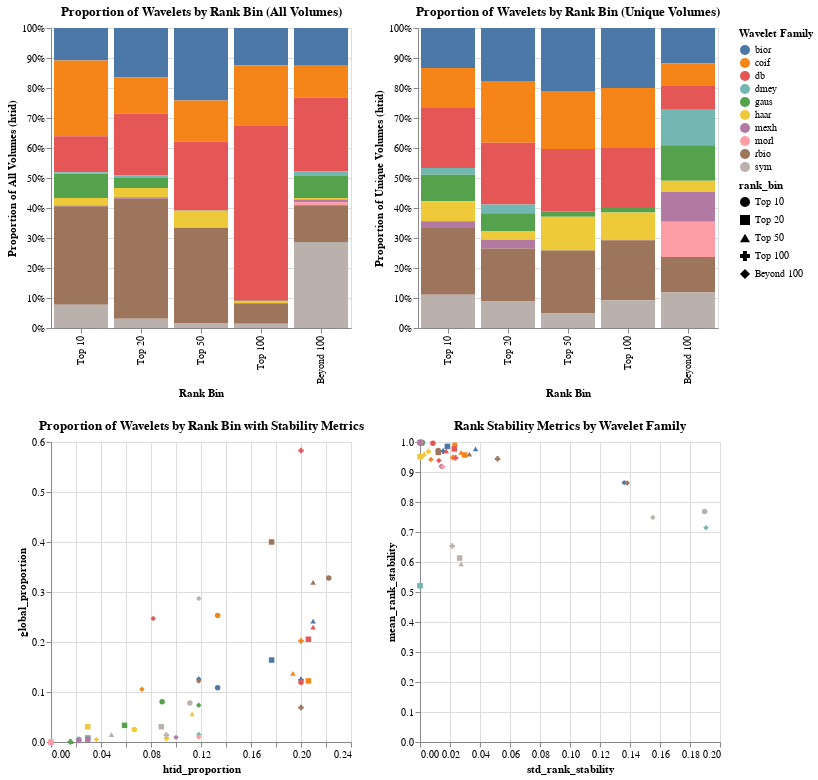

Notebook cell for this chart:
### Code cell
# Add rank bins to the data
combined_volume_df ['rank_bin'] = pd.cut(
    combined_volume_df ['combined_final_wavelet_rank'],
    bins=[0, 10, 20, 50, 100, combined_volume_df ['combined_final_wavelet_rank'].max()],
    labels=['Top 10', 'Top 20', 'Top 50', 'Top 100', 'Beyond 100']
)

# Add unique htid count and stability metrics to the summary
final_rank_bin_summary = combined_volume_df .groupby(['wavelet_family', 'rank_bin']).agg(
    count=('combined_final_wavelet_rank', 'count'),
    unique_htid=('htid', 'nunique'),  # Count of unique volumes (htid)
    mean_rank_stability=('rank_stability', 'mean'),  # Mean rank stability
    std_rank_stability=('rank_stability', 'std')  # Standard deviation of rank stability
).reset_index()

# Total count for each rank_bin
final_bin_totals = final_rank_bin_summary.groupby('rank_bin')['count'].sum().reset_index()
final_bin_totals.rename(columns={'count': 'total_bin_count'}, inplace=True)
final_rank_bin_summary = final_rank_bin_summary.merge(final_bin_totals, on='rank_bin')

# Total unique htid per rank_bin
final_bin_totals_htid = final_rank_bin_summary.groupby('rank_bin')['unique_htid'].sum().reset_index()
final_bin_totals_htid.rename(columns={'unique_htid': 'total_bin_unique_htid'}, inplace=True)
final_rank_bin_summary = final_rank_bin_summary.merge(final_bin_totals_htid, on='rank_bin')

# Proportion of all wavelets in each bin (relative to total bin count)
final_rank_bin_summary['global_proportion'] = final_rank_bin_summary['count'] / final_rank_bin_summary['total_bin_count']

# Proportion of unique htid in each bin relative to total unique htid for that bin
final_rank_bin_summary['htid_proportion'] = final_rank_bin_summary['unique_htid'] / final_rank_bin_summary['total_bin_unique_htid']

# Sort order for consistent visualization
sort_order = ['Top 10', 'Top 20', 'Top 50', 'Top 100', 'Beyond 100']

selection = alt.selection_multi(fields=['wavelet_family'], bind='legend')
# Create a bar chart to include rank stability metrics
global_chart = alt.Chart(final_rank_bin_summary).mark_bar().encode(
    x=alt.X('rank_bin:N', title='Rank Bin', sort=sort_order),
    y=alt.Y('global_proportion:Q', title='Proportion of All Volumes (htid)', stack='normalize'),
    color=alt.Color('wavelet_family:N', title='Wavelet Family', scale=alt.Scale(scheme='tableau10')),
    tooltip=[
        'wavelet_family',
        'rank_bin',
        'count',
        'global_proportion',
        'unique_htid',
        'htid_proportion',
        'mean_rank_stability',
        'std_rank_stability'
    ],
	opacity=alt.condition(selection, alt.value(1), alt.value(0.2))
).add_params(selection).properties(
    title='Proportion of Wavelets by Rank Bin (All Volumes)',
    width=300,
    height=300
)

htid_chart = alt.Chart(final_rank_bin_summary).mark_bar().encode(
    x=alt.X('rank_bin:N', title='Rank Bin', sort=sort_order),
    y=alt.Y('htid_proportion:Q', title='Proportion of Unique Volumes (htid)', stack='normalize'),
    color=alt.Color('wavelet_family:N', title='Wavelet Family', scale=alt.Scale(scheme='tableau10')),
    tooltip=[
        'wavelet_family',
        'rank_bin',
        'count',
        'global_proportion',
        'unique_htid',
        'htid_proportion',
        'mean_rank_stability',
        'std_rank_stability'
    ],
	opacity=alt.condition(selection, alt.value(1), alt.value(0.2))
).add_params(selection).properties(
    title='Proportion of Wavelets by Rank Bin (Unique Volumes)',
    width=300,
    height=300
)

# Scatter plot for rank stability metrics
htid_global_chart = alt.Chart(final_rank_bin_summary).mark_point(filled=True).encode(
    x='htid_proportion:Q',
    y='global_proportion:Q',
    color='wavelet_family:N',
    tooltip=[
        'wavelet_family', 
        'rank_bin', 
        'count', 
        'global_proportion', 
        'unique_htid', 
        'htid_proportion', 
        'mean_rank_stability', 
        'std_rank_stability'
    ],
    shape=alt.Shape('rank_bin:N', sort=sort_order),
	opacity=alt.condition(selection, alt.value(1), alt.value(0.2))
).add_params(selection).properties(
    title='Proportion of Wavelets by Rank Bin with Stability Metrics',
    width=300,
    height=300
)

stability_chart = alt.Chart(final_rank_bin_summary).mark_point(filled=True).encode(
	y='mean_rank_stability:Q',
	x='std_rank_stability:Q',
	color='wavelet_family:N',
	tooltip=[
		'wavelet_family', 
		'rank_bin',
		'count',
		'global_proportion',
		'unique_htid',
		'htid_proportion',
		'mean_rank_stability',
		'std_rank_stability'
	],
	opacity=alt.condition(selection, alt.value(1), alt.value(0.2)),
	shape=alt.Shape('rank_bin:N', sort=sort_order)
).add_params(selection).properties(
	title='Rank Stability Metrics by Wavelet Family',
	width=300,
	height=300
)

# Combine charts
alt.vconcat(alt.hconcat(global_chart, htid_chart), alt.hconcat(htid_global_chart, stability_chart))

### Figure 1 — Vega-Lite specification as saved in the notebook (floating-point values rounded to 4 significant figures)
{"config": {"view": {"continuousWidth": 300, "continuousHeight": 300}}, "vconcat": [{"hconcat": [{"mark": {"type": "bar"}, "encoding": {"color": {"field": "wavelet_family", "scale": {"scheme": "tableau10"}, "title": "Wavelet Family", "type": "nominal"}, "opacity": {"condition": {"param": "param_8", "value": 1}, "value": 0.2}, "tooltip": [{"field": "wavelet_family", "type": "nominal"}, {"field": "rank_bin", "type": "ordinal"}, {"field": "count", "type": "quantitative"}, {"field": "global_proportion", "type": "quantitative"}, {"field": "unique_htid", "type": "quantitative"}, {"field": "htid_proportion", "type": "quantitative"}, {"field": "mean_rank_stability", "type": "quantitative"}, {"field": "std_rank_stability", "type": "quantitative"}], "x": {"field": "rank_bin", "sort": ["Top 10", "Top 20", "Top 50", "Top 100", "Beyond 100"], "title": "Rank Bin", "type": "nominal"}, "y": {"field": "global_proportion", "stack": "normalize", "title": "Proportion of All Volumes (htid)", "type": "quantitative"}}, "height": 300, "name": "view_17", "title": "Proportion of Wavelets by Rank Bin (All Volumes)", "width": 300}, {"mark": {"type": "bar"}, "encoding": {"color": {"field": "wavelet_family", "scale": {"scheme": "tableau10"}, "title": "Wavelet Family", "type": "nominal"}, "opacity": {"condition": {"param": "param_8", "value": 1}, "value": 0.2}, "tooltip": [{"field": "wavelet_family", "type": "nominal"}, {"field": "rank_bin", "type": "ordinal"}, {"field": "count", "type": "quantitative"}, {"field": "global_proportion", "type": "quantitative"}, {"field": "unique_htid", "type": "quantitative"}, {"field": "htid_proportion", "type": "quantitative"}, {"field": "mean_rank_stability", "type": "quantitative"}, {"field": "std_rank_stability", "type": "quantitative"}], "x": {"field": "rank_bin", "sort": ["Top 10", "Top 20", "Top 50", "Top 100", "Beyond 100"], "title": "Rank Bin", "type": "nominal"}, "y": {"field": "htid_proportion", "stack": "normalize", "title": "Proportion of Unique Volumes (htid)", "type": "quantitative"}}, "height": 300, "name": "view_18", "title": "Proportion of Wavelets by Rank Bin (Unique Volumes)", "width": 300}]}, {"hconcat": [{"mark": {"type": "point", "filled": true}, "encoding": {"color": {"field": "wavelet_family", "type": "nominal"}, "opacity": {"condition": {"param": "param_8", "value": 1}, "value": 0.2}, "shape": {"field": "rank_bin", "sort": ["Top 10", "Top 20", "Top 50", "Top 100", "Beyond 100"], "type": "nominal"}, "tooltip": [{"field": "wavelet_family", "type": "nominal"}, {"field": "rank_bin", "type": "ordinal"}, {"field": "count", "type": "quantitative"}, {"field": "global_proportion", "type": "quantitative"}, {"field": "unique_htid", "type": "quantitative"}, {"field": "htid_proportion", "type": "quantitative"}, {"field": "mean_rank_stability", "type": "quantitative"}, {"field": "std_rank_stability", "type": "quantitative"}], "x": {"field": "htid_proportion", "type": "quantitative"}, "y": {"field": "global_proportion", "type": "quantitative"}}, "height": 300, "name": "view_19", "title": "Proportion of Wavelets by Rank Bin with Stability Metrics", "width": 300}, {"mark": {"type": "point", "filled": true}, "encoding": {"color": {"field": "wavelet_family", "type": "nominal"}, "opacity": {"condition": {"param": "param_8", "value": 1}, "value": 0.2}, "shape": {"field": "rank_bin", "sort": ["Top 10", "Top 20", "Top 50", "Top 100", "Beyond 100"], "type": "nominal"}, "tooltip": [{"field": "wavelet_family", "type": "nominal"}, {"field": "rank_bin", "type": "ordinal"}, {"field": "count", "type": "quantitative"}, {"field": "global_proportion", "type": "quantitative"}, {"field": "unique_htid", "type": "quantitative"}, {"field": "htid_proportion", "type": "quantitative"}, {"field": "mean_rank_stability", "type": "quantitative"}, {"field": "std_rank_stability", "type": "quantitative"}], "x": {"field": "std_rank_stability", "type": "quantitative"}, "y": {"field": "mean_rank_stability", "type": "quantitative"}}, "height": 300, "name": "view_20", "title": "Rank Stability Metrics by Wavelet Family", "width": 300}]}], "data": {"name": "data-9a89c60e1cc0a852abc1fa6c4e6a4d99"}, "params": [{"name": "param_8", "select": {"type": "point", "fields": ["wavelet_family"]}, "bind": "legend", "views": ["view_17", "view_18", "view_19", "view_20"]}], "$schema": "https://vega.github.io/schema/vega-lite/v5.8.0.json", "datasets": {"data-9a89c60e1cc0a852abc1fa6c4e6a4d99": [{"wavelet_family": "bior", "rank_bin": "Top 10", "count": 39, "unique_htid": 6, "mean_rank_stability": 0.9987, "std_rank_stability": 0.001512, "total_bin_count": 360, "total_bin_unique_htid": 45, "global_proportion": 0.1083, "htid_proportion": 0.1333}, {"wavelet_family": "bior", "rank_bin": "Top 20", "count": 59, "unique_htid": 6, "mean_rank_stability": 0.9854, "std_rank_stability": 0.01823, "total_bin_count": 360, "total_bin_unique_htid": 34, "global_proportion": 0.1639, "htid_proportion": 0.1765}, {"wavelet_family": "bior", "rank_bin": "Top 50", "count": 261, "unique_htid": 13, "mean_rank_stability": 0.9768, "std_rank_stability": 0.03704, "total_bin_count": 1080, "total_bin_unique_htid": 62, "global_proportion": 0.2417, "htid_proportion": 0.2097}, {"wavelet_family": "bior", "rank_bin": "Top 100", "count": 224, "unique_htid": 13, "mean_rank_stability": 0.9693, "std_rank_stability": 0.01549, "total_bin_count": 1800, "total_bin_unique_htid": 65, "global_proportion": 0.1244, "htid_proportion": 0.2}, {"wavelet_family": "bior", "rank_bin": "Beyond 100", "count": 448, "unique_htid": 13, "mean_rank_stability": 0.8646, "std_rank_stability": 0.1361, "total_bin_count": 3560, "total_bin_unique_htid": 110, "global_proportion": 0.1258, "htid_proportion": 0.1182}, {"wavelet_family": "coif", "rank_bin": "Top 10", "count": 91, "unique_htid": 6, "mean_rank_stability": 0.99, "std_rank_stability": 0.02322, "total_bin_count": 360, "total_bin_unique_htid": 45, "global_proportion": 0.2528, "htid_proportion": 0.1333}, {"wavelet_family": "coif", "rank_bin": "Top 20", "count": 44, "unique_htid": 7, "mean_rank_stability": 0.9567, "std_rank_stability": 0.02967, "total_bin_count": 360, "total_bin_unique_htid": 34, "global_proportion": 0.1222, "htid_proportion": 0.2059}, {"wavelet_family": "coif", "rank_bin": "Top 50", "count": 148, "unique_htid": 12, "mean_rank_stability": 0.9651, "std_rank_stability": 0.02742, "total_bin_count": 1080, "total_bin_unique_htid": 62, "global_proportion": 0.137, "htid_proportion": 0.1935}, {"wavelet_family": "coif", "rank_bin": "Top 100", "count": 364, "unique_htid": 13, "mean_rank_stability": 0.9484, "std_rank_stability": 0.02183, "total_bin_count": 1800, "total_bin_unique_htid": 65, "global_proportion": 0.2022, "htid_proportion": 0.2}, {"wavelet_family": "coif", "rank_bin": "Beyond 100", "count": 376, "unique_htid": 8, "mean_rank_stability": 0.9419, "std_rank_stability": 0.007265, "total_bin_count": 3560, "total_bin_unique_htid": 110, "global_proportion": 0.1056, "htid_proportion": 0.07273}, {"wavelet_family": "db", "rank_bin": "Top 10", "count": 43, "unique_htid": 9, "mean_rank_stability": 0.996, "std_rank_stability": 0.00861, "total_bin_count": 360, "total_bin_unique_htid": 45, "global_proportion": 0.1194, "htid_proportion": 0.2}, {"wavelet_family": "db", "rank_bin": "Top 20", "count": 74, "unique_htid": 7, "mean_rank_stability": 0.9769, "std_rank_stability": 0.02286, "total_bin_count": 360, "total_bin_unique_htid": 34, "global_proportion": 0.2056, "htid_proportion": 0.2059}, {"wavelet_family": "db", "rank_bin": "Top 50", "count": 248, "unique_htid": 13, "mean_rank_stability": 0.9706, "std_rank_stability": 0.01751, "total_bin_count": 1080, "total_bin_unique_htid": 62, "global_proportion": 0.2296, "htid_proportion": 0.2097}, {"wavelet_family": "db", "rank_bin": "Top 100", "count": 1049, "unique_htid": 13, "mean_rank_stability": 0.9472, "std_rank_stability": 0.02367, "total_bin_count": 1800, "total_bin_unique_htid": 65, "global_proportion": 0.5828, "htid_proportion": 0.2}, {"wavelet_family": "db", "rank_bin": "Beyond 100", "count": 879, "unique_htid": 9, "mean_rank_stability": 0.9381, "std_rank_stability": 0.01259, "total_bin_count": 3560, "total_bin_unique_htid": 110, "global_proportion": 0.2469, "htid_proportion": 0.08182}, {"wavelet_family": "dmey", "rank_bin": "Top 10", "count": 2, "unique_htid": 1, "mean_rank_stability": 0.5207, "std_rank_stability": 0.0, "total_bin_count": 360, "total_bin_unique_htid": 45, "global_proportion": 0.005556, "htid_proportion": 0.02222}, {"wavelet_family": "dmey", "rank_bin": "Top 20", "count": 3, "unique_htid": 1, "mean_rank_stability": 0.5209, "std_rank_stability": 0.0, "total_bin_count": 360, "total_bin_unique_htid": 34, "global_proportion": 0.008333, "htid_proportion": 0.02941}, {"wavelet_family": "dmey", "rank_bin": "Top 50", "count": 0, "unique_htid": 0, "mean_rank_stability": null, "std_rank_stability": null, "total_bin_count": 1080, "total_bin_unique_htid": 62, "global_proportion": 0.0, "htid_proportion": 0.0}, {"wavelet_family": "dmey", "rank_bin": "Top 100", "count": 0, "unique_htid": 0, "mean_rank_stability": null, "std_rank_stability": null, "total_bin_count": 1800, "total_bin_unique_htid": 65, "global_proportion": 0.0, "htid_proportion": 0.0}, {"wavelet_family": "dmey", "rank_bin": "Beyond 100", "count": 53, "unique_htid": 13, "mean_rank_stability": 0.7142, "std_rank_stability": 0.1907, "total_bin_count": 3560, "total_bin_unique_htid": 110, "global_proportion": 0.01489, "htid_proportion": 0.1182}, {"wavelet_family": "gaus", "rank_bin": "Top 10", "count": 29, "unique_htid": 4, "mean_rank_stability": 0.9998, "std_rank_stability": 0.0006407, "total_bin_count": 360, "total_bin_unique_htid": 45, "global_proportion": 0.08056, "htid_proportion": 0.08889}, {"wavelet_family": "gaus", "rank_bin": "Top 20", "count": 12, "unique_htid": 2, "mean_rank_stability": 0.9966, "std_rank_stability": 0.001041, "total_bin_count": 360, "total_bin_unique_htid": 34, "global_proportion": 0.03333, "htid_proportion": 0.05882}, {"wavelet_family": "gaus", "rank_bin": "Top 50", "count": 1, "unique_htid": 1, "mean_rank_stability": 0.9918, "std_rank_stability": null, "total_bin_count": 1080, "total_bin_unique_htid": 62, "global_proportion": 0.0009259, "htid_proportion": 0.01613}, {"wavelet_family": "gaus", "rank_bin": "Top 100", "count": 1, "unique_htid": 1, "mean_rank_stability": 0.9817, "std_rank_stability": null, "total_bin_count": 1800, "total_bin_unique_htid": 65, "global_proportion": 0.0005556, "htid_proportion": 0.01538}, {"wavelet_family": "gaus", "rank_bin": "Beyond 100", "count": 262, "unique_htid": 13, "mean_rank_stability": 0.9179, "std_rank_stability": 0.01439, "total_bin_count": 3560, "total_bin_unique_htid": 110, "global_proportion": 0.0736, "htid_proportion": 0.1182}, {"wavelet_family": "haar", "rank_bin": "Top 10", "count": 9, "unique_htid": 3, "mean_rank_stability": 0.9996, "std_rank_stability": 0.0003669, "total_bin_count": 360, "total_bin_unique_htid": 45, "global_proportion": 0.025, "htid_proportion": 0.06667}, {"wavelet_family": "haar", "rank_bin": "Top 20", "count": 11, "unique_htid": 1, "mean_rank_stability": 0.9508, "std_rank_stability": 0.0, "total_bin_count": 360, "total_bin_unique_htid": 34, "global_proportion": 0.03056, "htid_proportion": 0.02941}, {"wavelet_family": "haar", "rank_bin": "Top 50", "count": 61, "unique_htid": 7, "mean_rank_stability": 0.9615, "std_rank_stability": 0.002816, "total_bin_count": 1080, "total_bin_unique_htid": 62, "global_proportion": 0.05648, "htid_proportion": 0.1129}, {"wavelet_family": "haar", "rank_bin": "Top 100", "count": 13, "unique_htid": 6, "mean_rank_stability": 0.968, "std_rank_stability": 0.005673, "total_bin_count": 1800, "total_bin_unique_htid": 65, "global_proportion": 0.007222, "htid_proportion": 0.09231}, {"wavelet_family": "haar", "rank_bin": "Beyond 100", "count": 17, "unique_htid": 4, "mean_rank_stability": 0.9527, "std_rank_stability": 0.001763, "total_bin_count": 3560, "total_bin_unique_htid": 110, "global_proportion": 0.004775, "htid_proportion": 0.03636}, {"wavelet_family": "mexh", "rank_bin": "Top 10", "count": 1, "unique_htid": 1, "mean_rank_stability": 0.9962, "std_rank_stability": null, "total_bin_count": 360, "total_bin_unique_htid": 45, "global_proportion": 0.002778, "htid_proportion": 0.02222}, {"wavelet_family": "mexh", "rank_bin": "Top 20", "count": 2, "unique_htid": 1, "mean_rank_stability": 0.9984, "std_rank_stability": 0.0, "total_bin_count": 360, "total_bin_unique_htid": 34, "global_proportion": 0.005556, "htid_proportion": 0.02941}, {"wavelet_family": "mexh", "rank_bin": "Top 50", "count": 0, "unique_htid": 0, "mean_rank_stability": null, "std_rank_stability": null, "total_bin_count": 1080, "total_bin_unique_htid": 62, "global_proportion": 0.0, "htid_proportion": 0.0}, {"wavelet_family": "mexh", "rank_bin": "Top 100", "count": 0, "unique_htid": 0, "mean_rank_stability": null, "std_rank_stability": null, "total_bin_count": 1800, "total_bin_unique_htid": 65, "global_proportion": 0.0, "htid_proportion": 0.0}, {"wavelet_family": "mexh", "rank_bin": "Beyond 100", "count": 33, "unique_htid": 11, "mean_rank_stability": 0.9193, "std_rank_stability": 0.01418, "total_bin_count": 3560, "total_bin_unique_htid": 110, "global_proportion": 0.00927, "htid_proportion": 0.1}, {"wavelet_family": "morl", "rank_bin": "Top 10", "count": 0, "unique_htid": 0, "mean_rank_stability": null, "std_rank_stability": null, "total_bin_count": 360, "total_bin_unique_htid": 45, "global_proportion": 0.0, "htid_proportion": 0.0}, {"wavelet_family": "morl", "rank_bin": "Top 20", "count": 0, "unique_htid": 0, "mean_rank_stability": null, "std_rank_stability": null, "total_bin_count": 360, "total_bin_unique_htid": 34, "global_proportion": 0.0, "htid_proportion": 0.0}, {"wavelet_family": "morl", "rank_bin": "Top 50", "count": 0, "unique_htid": 0, "mean_rank_stability": null, "std_rank_stability": null, "total_bin_count": 1080, "total_bin_unique_htid": 62, "global_proportion": 0.0, "htid_proportion": 0.0}, {"wavelet_family": "morl", "rank_bin": "Top 100", "count": 0, "unique_htid": 0, "mean_rank_stability": null, "std_rank_stability": null, "total_bin_count": 1800, "total_bin_unique_htid": 65, "global_proportion": 0.0, "htid_proportion": 0.0}, {"wavelet_family": "morl", "rank_bin": "Beyond 100", "count": 36, "unique_htid": 13, "mean_rank_stability": 0.9172, "std_rank_stability": 0.0152, "total_bin_count": 3560, "total_bin_unique_htid": 110, "global_proportion": 0.01011, "htid_proportion": 0.1182}, {"wavelet_family": "rbio", "rank_bin": "Top 10", "count": 118, "unique_htid": 10, "mean_rank_stability": 0.972, "std_rank_stability": 0.01213, "total_bin_count": 360, "total_bin_unique_htid": 45, "global_proportion": 0.3278, "htid_proportion": 0.2222}, {"wavelet_family": "rbio", "rank_bin": "Top 20", "count": 144, "unique_htid": 6, "mean_rank_stability": 0.9653, "std_rank_stability": 0.01223, "total_bin_count": 360, "total_bin_unique_htid": 34, "global_proportion": 0.4, "htid_proportion": 0.1765}, {"wavelet_family": "rbio", "rank_bin": "Top 50", "count": 345, "unique_htid": 13, "mean_rank_stability": 0.9598, "std_rank_stability": 0.03291, "total_bin_count": 1080, "total_bin_unique_htid": 62, "global_proportion": 0.3194, "htid_proportion": 0.2097}, {"wavelet_family": "rbio", "rank_bin": "Top 100", "count": 124, "unique_htid": 13, "mean_rank_stability": 0.9439, "std_rank_stability": 0.05169, "total_bin_count": 1800, "total_bin_unique_htid": 65, "global_proportion": 0.06889, "htid_proportion": 0.2}, {"wavelet_family": "rbio", "rank_bin": "Beyond 100", "count": 434, "unique_htid": 13, "mean_rank_stability": 0.8631, "std_rank_stability": 0.1381, "total_bin_count": 3560, "total_bin_unique_htid": 110, "global_proportion": 0.1219, "htid_proportion": 0.1182}, {"wavelet_family": "sym", "rank_bin": "Top 10", "count": 28, "unique_htid": 5, "mean_rank_stability": 0.768, "std_rank_stability": 0.1898, "total_bin_count": 360, "total_bin_unique_htid": 45, "global_proportion": 0.07778, "htid_proportion": 0.1111}, {"wavelet_family": "sym", "rank_bin": "Top 20", "count": 11, "unique_htid": 3, "mean_rank_stability": 0.6132, "std_rank_stability": 0.02642, "total_bin_count": 360, "total_bin_unique_htid": 34, "global_proportion": 0.03056, "htid_proportion": 0.08824}, {"wavelet_family": "sym", "rank_bin": "Top 50", "count": 16, "unique_htid": 3, "mean_rank_stability": 0.5941, "std_rank_stability": 0.02747, "total_bin_count": 1080, "total_bin_unique_htid": 62, "global_proportion": 0.01481, "htid_proportion": 0.04839}, {"wavelet_family": "sym", "rank_bin": "Top 100", "count": 25, "unique_htid": 6, "mean_rank_stability": 0.6533, "std_rank_stability": 0.02148, "total_bin_count": 1800, "total_bin_unique_htid": 65, "global_proportion": 0.01389, "htid_proportion": 0.09231}, {"wavelet_family": "sym", "rank_bin": "Beyond 100", "count": 1022, "unique_htid": 13, "mean_rank_stability": 0.7482, "std_rank_stability": 0.1552, "total_bin_count": 3560, "total_bin_unique_htid": 110, "global_proportion": 0.2871, "htid_proportion": 0.1182}]}}
